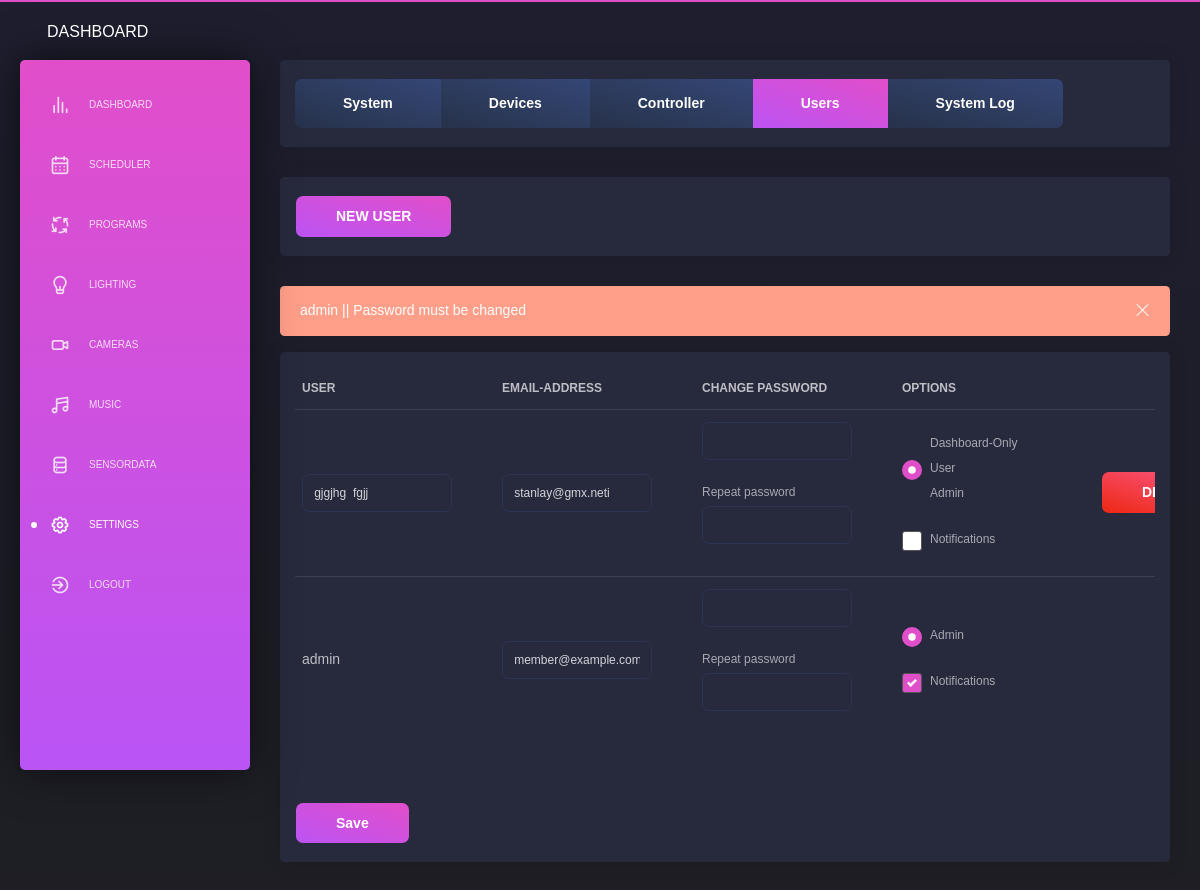
Screenshot of /settings/users (signed in) with the database file from the repository.
### app/database/models.py (models this page shows)
class User(UserMixin, db.Model):
    __tablename__ = 'user'
    id                 = db.Column(db.Integer, primary_key=True, autoincrement = True)
    name               = db.Column(db.String(64), unique = True)
    email              = db.Column(db.String(120), unique = True)
    role               = db.Column(db.String(50))
    password           = db.Column(db.String(100))
    email_notification = db.Column(db.String(20))

### app/sites/settings_users.py (the view, shortened to what this page needs)
@app.route('/settings/users', methods=['GET', 'POST'])
@login_required
@permission_required
def settings_users():
    page_title       = 'Smarthome | Settings | Users'
    page_description = 'The users configuration page.'
    success_message_add_user           = False
    error_message_add_user             = []
    success_message_change_settings    = []
    error_message_change_settings      = []
    message_admin_password_not_changed = ""
    name            = ""
    email           = ""
    password        = ""
    password_repeat = ""
    hashed_password = ""
    if session.get('delete_user_success', None) != None:
        success_message_change_settings.append(session.get('delete_user_success'))
        session['delete_user_success'] = None
    if session.get('delete_user_error', None) != None:
        error_message_change_settings.append(session.get('delete_user_error'))
        session['delete_user_error'] = None
    """ ########## """
    """  add user  """
    """ ########## """
    if request.form.get("add_user") != None:
        result = ADD_USER()
        if result != True:
            error_message_add_user.append(result)
        else:
            success_message_add_user = True
    """ ############# """
    """  table users  """
    """ ############# """
    user_list = GET_ALL_USERS()
    try:
        if GET_USER_BY_NAME("admin").password == "sha256$OeDkVenT$bc8d974603b713097e69fc3efa1132991bfb425c59ec00f207e4b009b91f4339":
            message_admin_password_not_changed = "admin || Password must be changed"
    except:
        pass
    list_users = GET_ALL_USERS()
    data = {'navigation': 'settings'}
    return render_template('layouts/default.html',
                            data=data,
                            title=page_title,
                            description=page_description,
                            content=render_template( 'pages/settings_users.html',
                                                     error_message_change_settings=error_message_change_settings,
                                                     error_message_add_user=error_message_add_user,
                                                     message_admin_password_not_changed=message_admin_password_not_changed,
                                                     success_message_change_settings=success_message_change_settings,
                                                     success_message_add_user=success_message_add_user,
                                                     list_users=list_users,
                                                    )
                           )

### app/database/models.py (called while the page is built)
def GET_USER_BY_ID(id):
    return User.query.get(int(id))

def GET_USER_BY_NAME(name):
    for user in User.query.all():
        if user.name.lower() == name.lower():
            return user

def GET_ALL_USERS():
    return User.query.all()

### app/sites/index.py (called while the page is built)
@login_manager.user_loader
def load_user(user_id):
    return GET_USER_BY_ID(user_id)

### app/templates/pages/settings_users.html (shortened to what this page needs)
      <div class="content">
        <div class="row">
          <div class="col-md-12">
            <div class="card ">
              <div class="card-footer">
                <div class="btn-group flex-wrap" role="group" aria-label="Basic example">
                  <a href="/settings/system" class="btn btn-secondary btn-lg" role="button" aria-pressed="true">System</a>
                  <a href="/settings/devices" class="btn btn-secondary btn-lg" role="button" aria-pressed="true">Devices</a>
                  <a href="/settings/controller" class="btn btn-secondary btn-lg" role="button" aria-pressed="true">Controller</a>
                  <a href="/settings/users" class="btn btn-primary btn-lg" role="button" aria-pressed="true">Users</a>
                  <a href="/settings/system_log" class="btn btn-secondary btn-lg" role="button" aria-pressed="true">System Log</a>
                </div>
              </div>
            </div>
            <div class="card">
              <form method="POST">
                <div class="card-footer">
                  <button type="submit" onclick="window.location.href='/settings/users#add_user'" name="add_user" class="btn btn-fill btn-primary">NEW USER</button>
                </div>
              </form>
            </div>
{% if message_admin_password_not_changed != "" %}
  <div class="alert alert-warning">
    <button type="button" aria-hidden="true" class="close" data-dismiss="alert" aria-label="Close">
      <i class="tim-icons icon-simple-remove"></i>
    </button>
    <span>{{ message_admin_password_not_changed }}</span>
  </div>
{% endif %}
            <div class="card ">
              <form method="POST">
                <div class="card-body">
                  <div class="table-responsive">
                    <table class="table tablesorter">
                      <thead>
                        <th scope="col" style="width:20%" class="minwidth_200">User</th>
                        <th scope="col" style="width:20%" class="minwidth_200">eMail-Address</th>
                        <th scope="col" style="width:20%" class="minwidth_200">Change password</th>
                        <th scope="col" style="width:17%" class="minwidth_200">Options</th>
                        <th scope="col" style="width:5%"></th>
                      </thead>
                      <tbody>
                        {% for entry in list_users %}
                          <tr>
                            <td>
                              {% if entry.name != "admin" %}
                                <div class="row justify-content-md-left">
                                  <div class="col-sm-10">
                                    <input type="text" class="form-control" name="set_name_{{ entry.id }}" value="{{ entry.name }}" />
                                  </div>
                                </div>
                              {% else %}
                                <div class="row justify-content-md-left">
                                  <div class="col-sm-10">
                                    {{ entry.name }}
                                  </div>
                                </div>
                              {% endif %}
                            </td>
                            <td>
                              <div class="row justify-content-md-left">
                                <div class="col-sm-10">
                                  <input type="email" class="form-control" name="set_email_{{ entry.id }}"
                                    value="{% if entry.email != None and entry.email != "None" %}{{ entry.email }}{% endif %}" />
                                </div>
                              </div>
                            </td>
                            <td>
                              <div class="row justify-content-md-left">
                                <div class="col-sm-10">
                                  <input type="password" class="form-control" name="set_password_{{ entry.id }}" value="" />
                                  <br>
                                  <label>Repeat password</label>
                                  <input type="password" class="form-control" name="set_password_repeat_{{ entry.id }}" value="" />
                                </div>
                              </div>
                            </td>
                            <td>
                              {% if entry.name != "admin" %}
                                <div class="custom-control custom-radio custom-control-inline">
                                  <label class="custom-control-label" for="radio_role_dashboard_only_{{ entry.id }}">Dashboard-Only</label>
                                </div>
                                <br>
                                <div class="custom-control custom-radio custom-control-inline">
                                  <label class="custom-control-label" for="radio_role_user_{{ entry.id }}">User</label>
                                </div>
                                <br>
                              {% endif %}
                              <div class="custom-control custom-radio custom-control-inline">
                                <label class="custom-control-label" for="radio_role_administrator_{{ entry.id }}">Admin</label>
                              </div>
                              <br>
                              <br>
                              <div class="custom-control custom-checkbox">
                                <label class="custom-control-label" for="checkbox_email_notification_{{ entry.id }}">Notifications</label>
                              </div>
                            </td>
                            <td>
                              {% if entry.name != "admin" %}
                                <button type="button" class="btn btn-danger" data-toggle="modal" data-target="#delete_dialog_{{entry.id}}">DELETE</button>
                              {% endif %}
                            </td>
                          </tr>
                        {% endfor %}
                      </tbody>
                    </table>
                  </div>
                </div>
                <div class="card-footer">
                  <button type="submit" onclick="window.location.href='/settings/users#'" name="save_user_settings" class="btn btn-fill btn-primary">Save</button>
                </div>
              </form>
            </div>
          </div>
        </div>
      </div>

### rows the page displays
User: name "gjgjhg fgjj", email "stanlay@gmx.neti"
User: name "admin", email "member@example.com"

### other values shown
{{ message_admin_password_not_changed }} "admin || Password must be changed"
